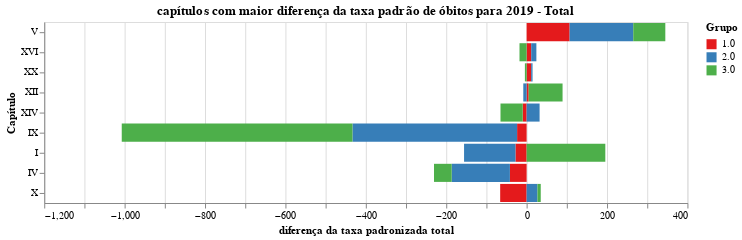

The notebook cell this image was saved under:
### Code cell
chart = plot_grafico_dif(pop_19, pop_r,
                         'taxa_obitos_esp_total', 
                         "capítulos com maior diferença da taxa padrão de óbitos para 2019 - Total",
                        "diferença da taxa padronizada total")


#chart.save('tx_pad_t.svg')
chart

### Figure 1 — Vega-Lite specification as saved in the notebook (floating-point values rounded to 4 significant figures)
{"config": {"view": {"continuousWidth": 400, "continuousHeight": 300}, "range": {"category": {"scheme": "set1"}}}, "data": {"name": "data-68f368e7c841ca8a4d1430a4492babc9"}, "mark": "bar", "encoding": {"color": {"type": "nominal", "field": "grupo", "title": "Grupo"}, "order": {"type": "nominal", "field": "grupo", "sort": "ascending"}, "tooltip": {"type": "quantitative", "field": "taxa"}, "x": {"type": "quantitative", "field": "taxa", "title": "diferença da taxa padronizada total"}, "y": {"type": "nominal", "field": "capitulo", "sort": null, "title": "Capítulo"}}, "title": "capítulos com maior diferença da taxa padrão de óbitos para 2019 - Total", "width": 640, "$schema": "https://vega.github.io/schema/vega-lite/v4.8.1.json", "datasets": {"data-68f368e7c841ca8a4d1430a4492babc9": [{"capitulo": "V", "grupo": "1.0", "taxa": 107.0}, {"capitulo": "V", "grupo": "2.0", "taxa": 158.3}, {"capitulo": "V", "grupo": "3.0", "taxa": 79.78}, {"capitulo": "XVI", "grupo": "1.0", "taxa": 11.39}, {"capitulo": "XVI", "grupo": "2.0", "taxa": 12.9}, {"capitulo": "XVI", "grupo": "3.0", "taxa": -17.72}, {"capitulo": "XX", "grupo": "1.0", "taxa": 11.28}, {"capitulo": "XX", "grupo": "2.0", "taxa": 3.453}, {"capitulo": "XX", "grupo": "3.0", "taxa": -4.318}, {"capitulo": "XII", "grupo": "1.0", "taxa": 5.13}, {"capitulo": "XII", "grupo": "2.0", "taxa": -8.274}, {"capitulo": "XII", "grupo": "3.0", "taxa": 84.29}, {"capitulo": "XIV", "grupo": "1.0", "taxa": -9.736}, {"capitulo": "XIV", "grupo": "2.0", "taxa": 32.26}, {"capitulo": "XIV", "grupo": "3.0", "taxa": -55.25}, {"capitulo": "IX", "grupo": "1.0", "taxa": -23.68}, {"capitulo": "IX", "grupo": "2.0", "taxa": -409.5}, {"capitulo": "IX", "grupo": "3.0", "taxa": -574.0}, {"capitulo": "I", "grupo": "1.0", "taxa": -27.78}, {"capitulo": "I", "grupo": "2.0", "taxa": -127.8}, {"capitulo": "I", "grupo": "3.0", "taxa": 195.8}, {"capitulo": "IV", "grupo": "1.0", "taxa": -41.6}, {"capitulo": "IV", "grupo": "2.0", "taxa": -144.8}, {"capitulo": "IV", "grupo": "3.0", "taxa": -44.02}, {"capitulo": "X", "grupo": "1.0", "taxa": -65.78}, {"capitulo": "X", "grupo": "2.0", "taxa": 26.92}, {"capitulo": "X", "grupo": "3.0", "taxa": 8.214}]}}
